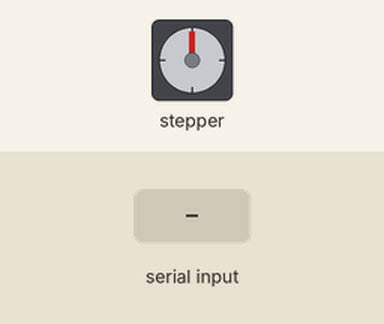
This sketch was run on a simulated Arduino Uno, built with avr-gcc and run on an emulated ATmega328P. Shown: stepper motor. The test bench sets the inputs (shaded band). Stepper angles assume 2048 steps per turn.

Above: at 1.2 s.
1.3 s: "open\n" received over Serial
At 3.9 s:
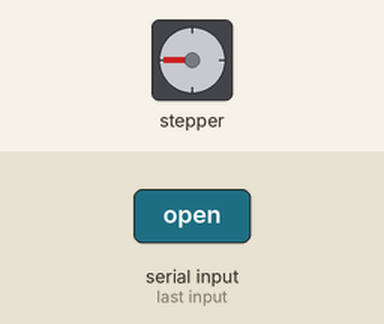
4.3 s: "close\n" received over Serial
At 4.76 s:
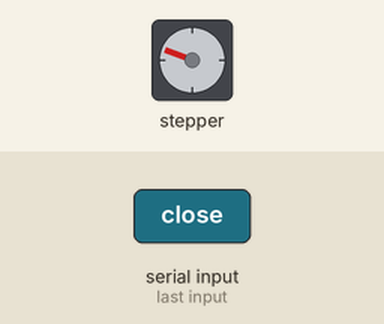
7.3 s: "close\n" received over Serial
At 9.3 s:
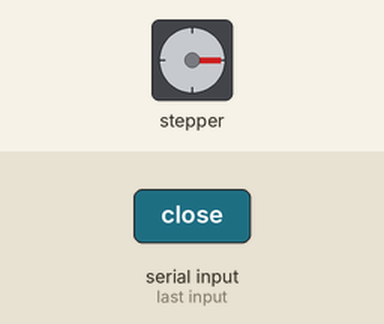
Timing chart, 0 to 10.8 s (numbered marks = the images above; inputs shaded):
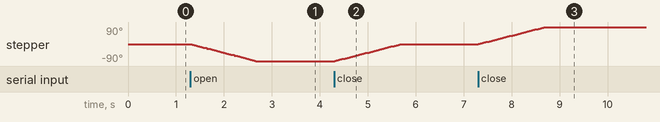

The sketch:

projet.ino
```cpp
#include <Stepper.h>
const float STEPS_PER_REV = 32;
const float GEAR_RED = 64;
const float STEPS_PER_OUT_REV = STEPS_PER_REV * GEAR_RED;
int StepsRequired;
String InBytes;
Stepper steppermotor(STEPS_PER_REV, 8, 10, 9, 11);

void setup()
{
  Serial.begin(9600);
}

void loop()
{
  char commande;
  if (Serial.available()>0) {
     InBytes = Serial.readStringUntil('\n');
     if (InBytes=="open"){
        StepsRequired  =  - STEPS_PER_OUT_REV / 4;
        steppermotor.setSpeed(700);
        steppermotor.step(StepsRequired);
      }else if (InBytes=="close") {
        StepsRequired  =   STEPS_PER_OUT_REV / 4;
        steppermotor.setSpeed(700);
        steppermotor.step(StepsRequired);
      }
  }
}
```

Measured:
- after the input at 1.3 s, stepper: turns 90° counter-clockwise in 1.4 s, starting at once
- after the input at 4.3 s, stepper: turns 90° clockwise in 1.4 s, starting at once
- after the input at 7.3 s, stepper: turns 90° clockwise in 1.4 s, starting at once
